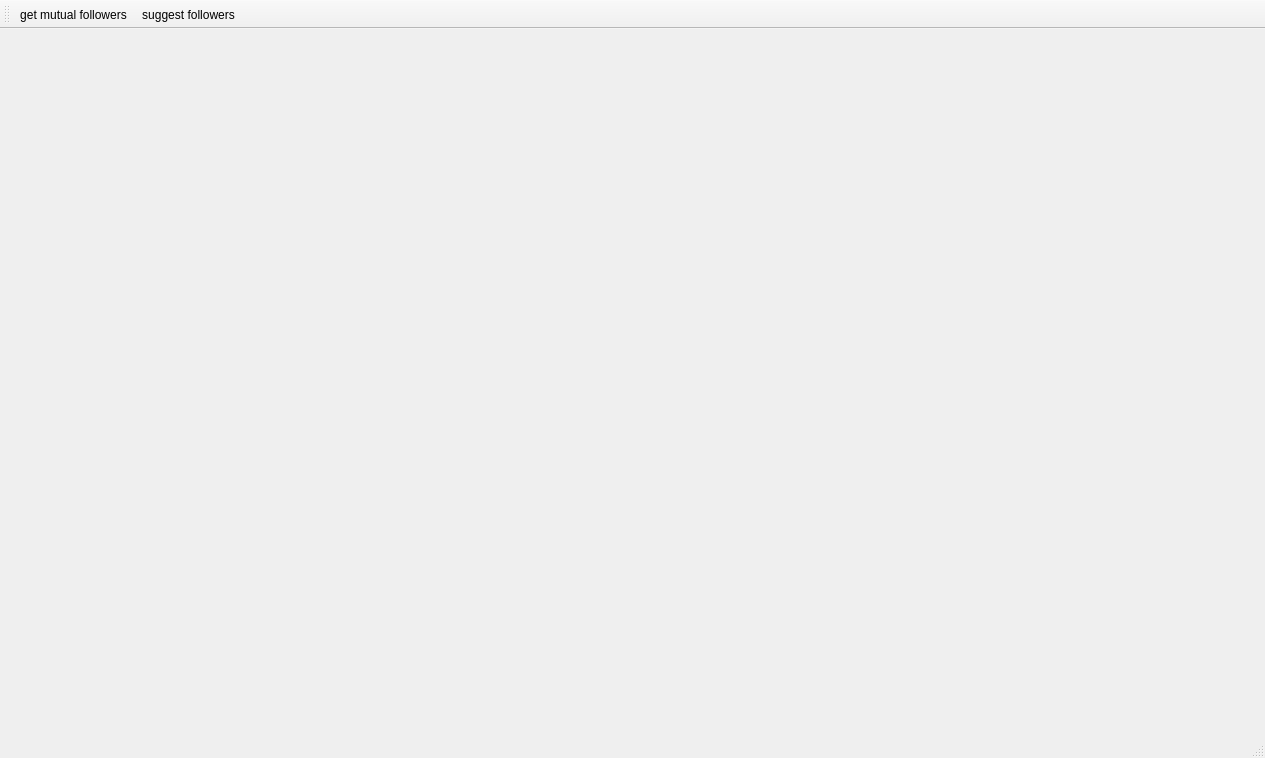
<?xml version="1.0" encoding="UTF-8"?>
<ui version="4.0">
 <class>NetWindow</class>
 <widget class="QMainWindow" name="NetWindow">
  <property name="geometry">
   <rect>
    <x>0</x>
    <y>0</y>
    <width>1265</width>
    <height>758</height>
   </rect>
  </property>
  <property name="windowTitle">
   <string>MainWindow</string>
  </property>
  <widget class="QWidget" name="centralwidget">
   <layout class="QHBoxLayout" name="horizontalLayout">
    <item>
     <widget class="QLabel" name="label">
      <property name="text">
       <string/>
      </property>
     </widget>
    </item>
   </layout>
  </widget>
  <widget class="QStatusBar" name="statusbar"/>
  <widget class="QToolBar" name="toolBar">
   <property name="windowTitle">
    <string>toolBar</string>
   </property>
   <attribute name="toolBarArea">
    <enum>TopToolBarArea</enum>
   </attribute>
   <attribute name="toolBarBreak">
    <bool>false</bool>
   </attribute>
   <addaction name="actionget_mutual_followers"/>
   <addaction name="actionsuggest_followers"/>
  </widget>
  <widget class="QMenuBar" name="menubar">
   <property name="geometry">
    <rect>
     <x>0</x>
     <y>0</y>
     <width>1265</width>
     <height>23</height>
    </rect>
   </property>
  </widget>
  <action name="actionget_mutual_followers">
   <property name="icon">
    <iconset resource="resources.qrc">
     <normaloff>:/images/images/mutual-friends.png</normaloff>:/images/images/mutual-friends.png</iconset>
   </property>
   <property name="text">
    <string>get mutual followers</string>
   </property>
  </action>
  <action name="actionsuggest_followers">
   <property name="icon">
    <iconset resource="resources.qrc">
     <normaloff>:/images/images/suggest.png</normaloff>:/images/images/suggest.png</iconset>
   </property>
   <property name="text">
    <string>suggest followers</string>
   </property>
  </action>
 </widget>
 <resources>
  <include location="resources.qrc"/>
 </resources>
 <connections/>
</ui>
